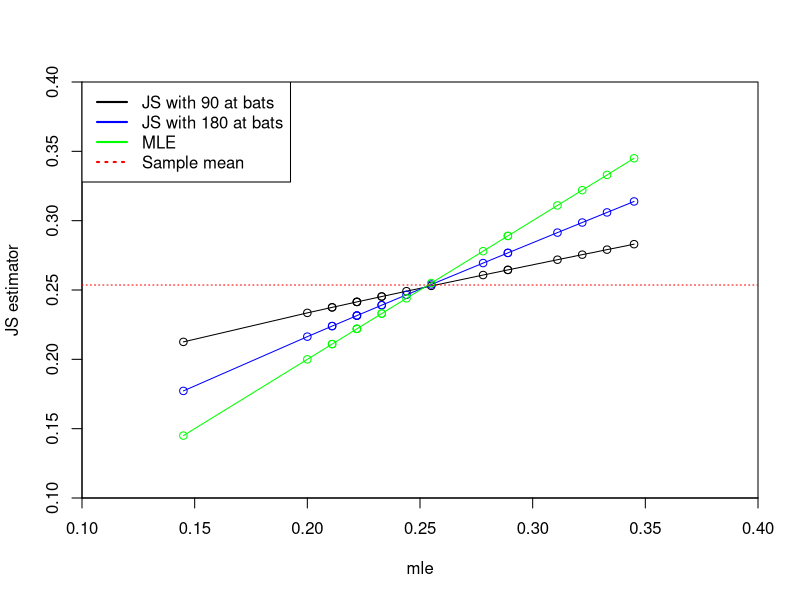

The R script that drew this image:
batAvg=c(0.345, 0.333, 0.322, 0.311, 0.289, 0.289, 0.278, 0.255, 0.244, 0.233, 0.233, 0.222, 0.222,0.222, 0.211, 0.211, 0.200, 0.145)

library(purrr)

g1<-function(p){
  n=90
  2 * sqrt(n + 0.5) * asin(sqrt((n*p + 0.375)/(n + 0.75)))
}

x1=
  batAvg %>%
  map_dbl(g1)

JS<-function(x){
  mean(x) + (1 - (length(x)-3) / ((length(x)-1)*var(x)) ) * (x-mean(x))
}  

muJS1 = JS(x1)


h1<-function(mu){
  n=90
  ((n+0.75)*(sin( mu/(2*sqrt(n+0.5)) ))^2 - 0.375) / n
}

pJS1 =
  muJS1 %>%
  map_dbl(h1)

result1 = round(cbind(batAvg, pJS1),3)



g2<-function(p){
  n=180
  2 * sqrt(n + 0.5) * asin(sqrt((n*p + 0.375)/(n + 0.75)))
}

x2=
  batAvg %>%
  map_dbl(g2)

muJS2 = JS(x2)

h2<-function(mu){
  n=180
  ((n+0.75)*(sin( mu/(2*sqrt(n+0.5)) ))^2 - 0.375) / n
}

pJS2 =
  muJS2 %>%
  map_dbl(h2)

result2 = round(cbind(batAvg, pJS2),3)

result = round(cbind(batAvg, pJS1, pJS2), 3)
result


plot(batAvg, pJS1 , type='n' , xlab= "mle", ylab='JS estimator', xaxs='i', yaxs='i', xlim=c(0.1 ,0.4), ylim=c(0.1, 0.4)
     )
lines(batAvg, pJS1, type= 'o')
lines(batAvg, pJS2, col='blue' , type='o')
lines(batAvg, batAvg, col= 'green', type = 'o')
abline(h=mean(batAvg), col='red', lty= 'dotted')
legend('topleft', c("JS with 90 at bats" ,"JS with 180 at bats", "MLE", "Sample mean") , col=c('black', 'blue', 'green', 'red'), lwd=2, lty=c('solid', 'solid', 'solid', 'dotted'))

JSsigma1<-function(x){
  sigmasq = mean(x)* (1-mean(x)) / 90
  mean(x) + (1 - (length(x)-3) * sigmasq / ((length(x)-1)*var(x)) ) * (x-mean(x))
}  
JSsigma2<-function(x){
  sigmasq = mean(x)* (1-mean(x)) / 180
  mean(x) + (1 - (length(x)-3) * sigmasq / ((length(x)-1)*var(x)) ) * (x-mean(x))
}  

pJS3 = JSsigma1(batAvg)
pJS4 = JSsigma2(batAvg)

round(cbind(batAvg, pJS1, pJS3) ,3)
round(cbind(batAvg, pJS2, pJS4), 3)

S= (90 -1)*var(batAvg)
S
